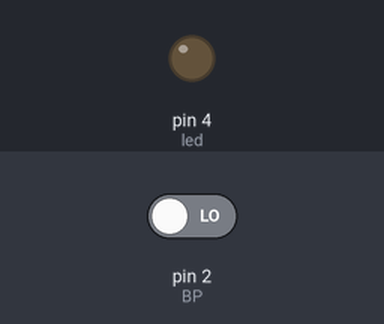
The sketch below on a simulated Arduino Uno, built with avr-gcc and run on an emulated ATmega328P. On the bench: output pins drawn as LEDs (lit = HIGH). The test bench sets the inputs (shaded band); at power-on: pin 2 (BP) LOW.

Above: at 1.2 s.
1.3 s: pin 2 (BP) driven HIGH
At 1.6 s:
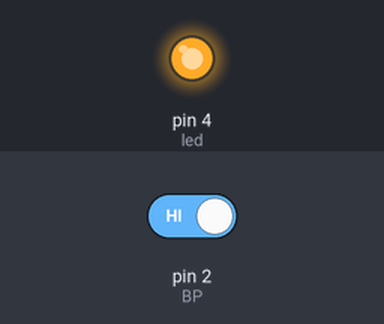
2.8 s: pin 2 (BP) driven LOW
At 3.9 s:
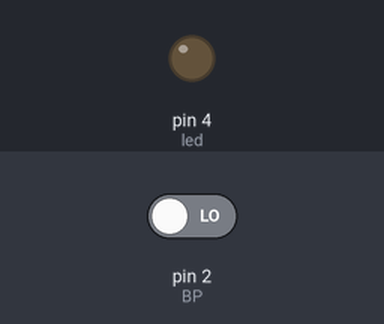
Timing chart, 0 to 5.8 s (numbered marks = the images above; inputs shaded):
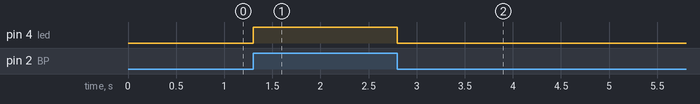

The sketch:

led_pushButton.ino
```cpp
#define led 4
#define BP 2
int state;
void setup()
{
  pinMode(led, OUTPUT);
  pinMode(BP, INPUT);

}

void loop()
{
//digitalWrite(led,digitalRead(BP));
  state=digitalRead(BP);//read button state
  digitalWrite(led,state);//write the button state to the LED
}
```

Measured:
- after the input at 1.3 s, pin 4 (led): LOW → HIGH at once
- after the input at 2.8 s, pin 4 (led): HIGH → LOW at once
